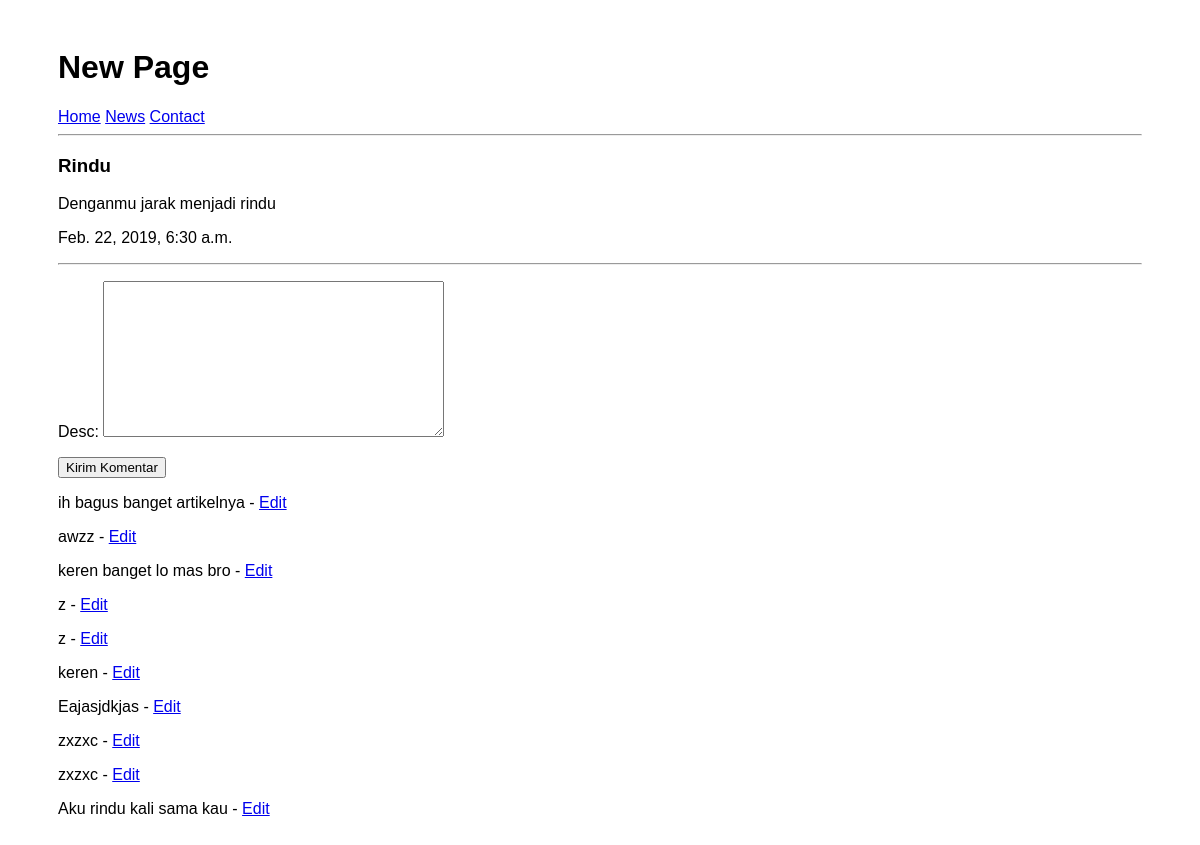
The page /news/1 on the database as committed earlier.
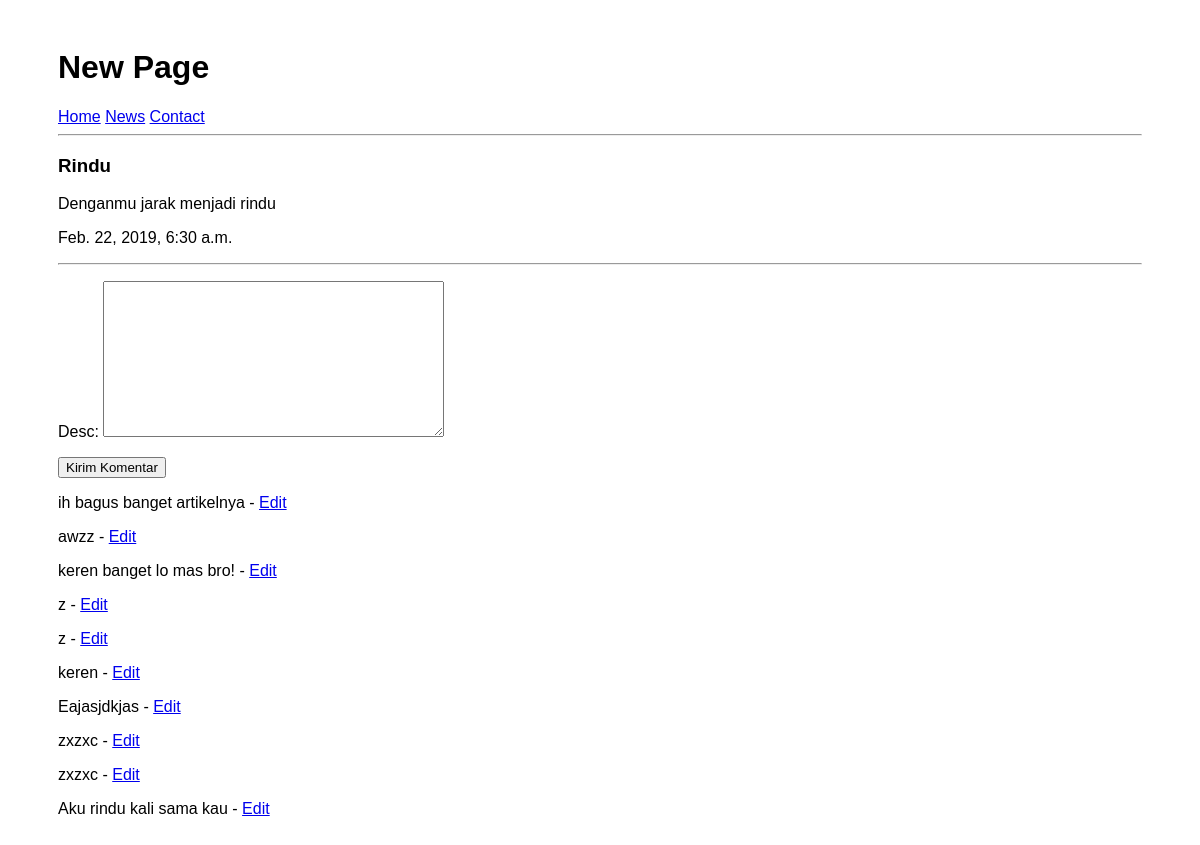
The same page on the database as committed later.
### news/models.py (models this page shows, shortened)
class News(models.Model):
	title = models.CharField(max_length = 100)
	desc = models.TextField()
	created_at = models.DateTimeField(auto_now_add = True)

class Comment(models.Model):
	news = models.ForeignKey(News, on_delete = models.CASCADE)
	desc = models.TextField()
	created_at = models.DateTimeField(auto_now_add = True)

### news/views.py (the view)
# urls.py: path('<int:id>', views.single),
def single(request, id):
	new = get_object_or_404(News, pk = id)
	form = forms.CommentForm()
	return render(request, 'news/single.html', {'new': new, 'form': form})

### news/forms.py
class CommentForm(forms.ModelForm):
	desc = forms.CharField(required = True,
		widget = forms.Textarea,
		validators = [validators.MinLengthValidator(3)])
	class Meta:
		model = Comment
		fields = ['desc']

### news/templates/news/single.html (shortened to what this page needs)
{% extends 'base.html' %}
{% block title %}
	New Page
{% endblock %}
{% block content %}
	<h3>{{ new.title }}</h3>
	<p>{{ new.desc }}</p>
	<p>{{ new.created_at }}</p>
	<hr>
	<form action="{% url 'news:comment' new.id %}" method="POST">
		{{ form.as_p }}
		<button type="submit">Kirim Komentar</button>
	</form>
	{% for comment in new.comment_set.all %}
		<p>{{ comment.desc }} -
		<a href="{% url 'news:comment-edit' comment.id %}">Edit</a></p>
	{% endfor %}
{% endblock %}

### templates/base.html (shortened to what this page needs)
{% load static from staticfiles %}
<!DOCTYPE html>
<html>
<head>
	<link rel="stylesheet" type="text/css" href="{% static 'css/style.css' %}">
</head>
<body>
	<h1>{% block title %}{% endblock %}</h1>
	<nav>
		<a href="/">Home</a>
		<a href="{% url 'news:index' %}">News</a>
		<a href="/kontak">Contact</a>
	</nav>
	<hr>
	{% block content %}{% endblock %}
</body>
</html>

### assets/css/style.css (style rules this page uses)
html body { font-family: 'Arial', sans-serif; padding: 20px 50px; }

Rows that differ between the two databases and show on the page:
changed Comment: desc "keren banget lo mas bro" → "keren banget lo mas bro!"
